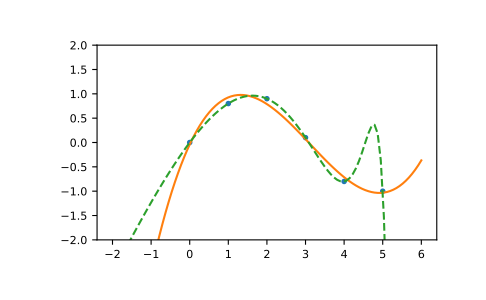

Here is the Python script that generated this plot:
import warnings
x = np.array([0.0, 1.0, 2.0, 3.0,  4.0,  5.0])
y = np.array([0.0, 0.8, 0.9, 0.1, -0.8, -1.0])
z = np.polyfit(x, y, 3)
z
# array([ 0.08703704, -0.81349206,  1.69312169, -0.03968254]) # may vary

# It is convenient to use `poly1d` objects for dealing with polynomials:

p = np.poly1d(z)
p(0.5)
# 0.6143849206349179 # may vary
p(3.5)
# -0.34732142857143039 # may vary
p(10)
# 22.579365079365115 # may vary

# High-order polynomials may oscillate wildly:

with warnings.catch_warnings():
    warnings.simplefilter('ignore', np.RankWarning)
    p30 = np.poly1d(np.polyfit(x, y, 30))
# ...
p30(4)
# -0.80000000000000204 # may vary
p30(5)
# -0.99999999999999445 # may vary
p30(4.5)
# -0.10547061179440398 # may vary

# Illustration:

import matplotlib.pyplot as plt
xp = np.linspace(-2, 6, 100)
_ = plt.plot(x, y, '.', xp, p(xp), '-', xp, p30(xp), '--')
plt.ylim(-2,2)
# (-2, 2)
plt.show()
